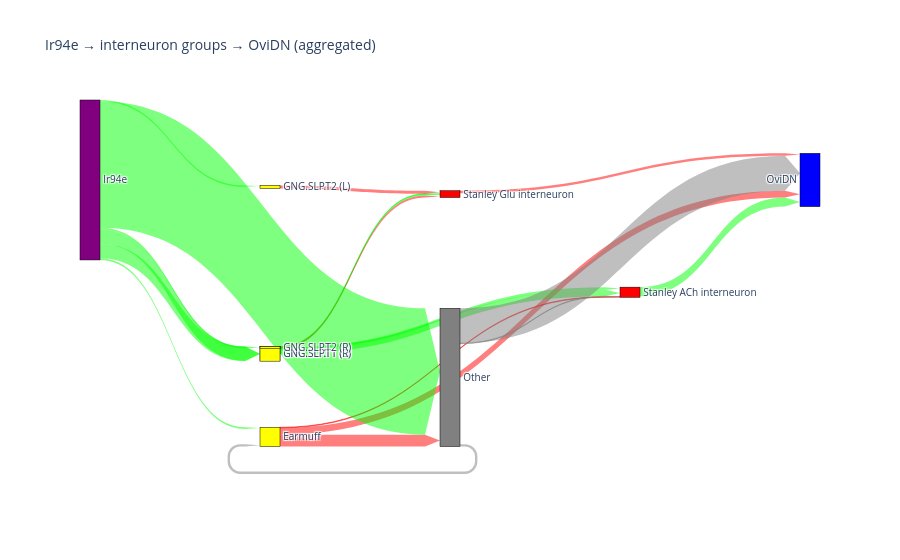

This figure's notebook cell:
### Markdown cell above
## 2.5 Construct the Sankey

### Code cell
import pandas as pd

aggregated = pd.read_csv("630_grouped_edge_list.csv")
# aggregated = aggregated[(aggregated['pre_group'] != "Other") & (aggregated['post_group'] != "Other")]

# Build global labels
name_to_idx = {}
labels = []

source = []
target = []
value = []

for group in aggregated['pre_group'].unique():
    if group not in name_to_idx:
        name_to_idx[group] = len(labels)
        labels.append(group)

for group in aggregated['post_group'].unique():
    if group not in name_to_idx:
        name_to_idx[group] = len(labels)
        labels.append(group)

for _, row in aggregated.iterrows():
    if row["pre_group"] == row["post_group"]: continue
    source.append(name_to_idx[row['pre_group']])
    target.append(name_to_idx[row['post_group']])
    value.append(row['weight'])


name_to_color = { # Key by group name for easier identification
    "Ir94e": {"line": "purple", "arrow": "rgba(0, 255, 0, 0.5)"},
    "GNG.SLP.T1 (L)": {"line": "yellow", "arrow": "rgba(0, 255, 0, 0.5)"},
    "GNG.SLP.T1 (R)": {"line": "yellow", "arrow": "rgba(0, 255, 0, 0.5)"},
    "GNG.SLP.T2 (L)": {"line": "yellow", "arrow": "rgba(255, 0, 0, 0.5)"},
    "GNG.SLP.T2 (R)": {"line": "yellow", "arrow": "rgba(255, 0, 0, 0.5)"},
    "Earmuff": {"line": "yellow", "arrow": "rgba(255, 0, 0, 0.5)"},
    "Stanley Glu interneuron": {"line": "red", "arrow": "rgba(255, 0, 0, 0.5)"},
    "Stanley ACh interneuron": {"line": "red", "arrow": "rgba(0, 255, 0, 0.5)"},
    "OviDN": {"line": "blue", "arrow": "rgba(0, 255, 0, 0.5)"},
}

node_colors = [name_to_color.get(label, {"line": "grey"})['line'] for label in labels]
arrow_colors = [name_to_color.get(labels[src], {"arrow": "rgba(128, 128, 128, 0.5)"})['arrow'] for src in source]

# plot Sankey
fig = go.Figure(data=[go.Sankey(
    node=dict(
        pad=15,
        thickness=20,
        line=dict(color="black", width=0.5),
        label=labels,
        color=node_colors
    ),
    link=dict(
        arrowlen=15,
        source=source,
        target=target,
        value=value,
        color=arrow_colors
    )
)])
fig.update_layout(title_text="Ir94e → interneuron groups → OviDN (aggregated)", font_size=10)
fig.show()

### Figure 1 — Plotly figure (JSON) as saved in the notebook; plotly's stock layout.template omitted (floating-point values rounded to 4 significant figures)
{"data": [{"link": {"arrowlen": 15, "color": ["rgba(255, 0, 0, 0.5)", "rgba(255, 0, 0, 0.5)", "rgba(255, 0, 0, 0.5)", "rgba(0, 255, 0, 0.5)", "rgba(0, 255, 0, 0.5)", "rgba(0, 255, 0, 0.5)", "rgba(0, 255, 0, 0.5)", "rgba(255, 0, 0, 0.5)", "rgba(255, 0, 0, 0.5)", "rgba(0, 255, 0, 0.5)", "rgba(0, 255, 0, 0.5)", "rgba(0, 255, 0, 0.5)", "rgba(0, 255, 0, 0.5)", "rgba(0, 255, 0, 0.5)", "rgba(0, 255, 0, 0.5)", "rgba(128, 128, 128, 0.5)", "rgba(128, 128, 128, 0.5)", "rgba(128, 128, 128, 0.5)", "rgba(0, 255, 0, 0.5)", "rgba(255, 0, 0, 0.5)"], "source": [0, 0, 0, 1, 1, 2, 2, 3, 4, 5, 5, 5, 5, 5, 5, 6, 6, 6, 7, 8], "target": [6, 9, 7, 7, 8, 7, 8, 8, 8, 0, 1, 2, 3, 4, 6, 0, 9, 7, 9, 9], "value": [145, 83, 7, 78, 13, 33, 8, 37, 25, 20, 173, 178, 17, 22, 1544, 29, 427, 6, 110, 31]}, "node": {"color": ["yellow", "yellow", "yellow", "yellow", "yellow", "purple", "grey", "red", "red", "blue"], "label": ["Earmuff", "GNG.SLP.T1 (L)", "GNG.SLP.T1 (R)", "GNG.SLP.T2 (L)", "GNG.SLP.T2 (R)", "Ir94e", "Other", "Stanley ACh interneuron", "Stanley Glu interneuron", "OviDN"], "line": {"color": "black", "width": 0.5}, "pad": 15, "thickness": 20}, "type": "sankey"}], "layout": {"font": {"size": 10}, "title": {"text": "Ir94e → interneuron groups → OviDN (aggregated)"}}}
